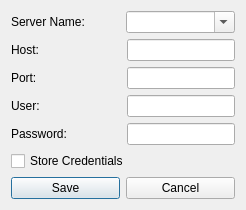
<?xml version="1.0" encoding="UTF-8"?>
<ui version="4.0">
 <class>Dialog</class>
 <widget class="QDialog" name="Dialog">
  <property name="geometry">
   <rect>
    <x>0</x>
    <y>0</y>
    <width>246</width>
    <height>206</height>
   </rect>
  </property>
  <property name="windowTitle">
   <string>Configurate Servers</string>
  </property>
  <layout class="QGridLayout" name="gridLayout">
   <item row="0" column="0">
    <layout class="QHBoxLayout" name="horizontalLayout">
     <item>
      <widget class="QLabel" name="label">
       <property name="text">
        <string>Server Name:</string>
       </property>
      </widget>
     </item>
     <item>
      <widget class="QComboBox" name="serversCombo">
       <property name="editable">
        <bool>true</bool>
       </property>
      </widget>
     </item>
    </layout>
   </item>
   <item row="1" column="0">
    <layout class="QHBoxLayout" name="horizontalLayout_2">
     <item>
      <widget class="QLabel" name="label_2">
       <property name="text">
        <string>Host:</string>
       </property>
      </widget>
     </item>
     <item>
      <spacer name="horizontalSpacer_2">
       <property name="orientation">
        <enum>Qt::Horizontal</enum>
       </property>
       <property name="sizeHint" stdset="0">
        <size>
         <width>40</width>
         <height>20</height>
        </size>
       </property>
      </spacer>
     </item>
     <item>
      <widget class="QLineEdit" name="hostEdit"/>
     </item>
    </layout>
   </item>
   <item row="2" column="0">
    <layout class="QHBoxLayout" name="horizontalLayout_3">
     <item>
      <widget class="QLabel" name="label_3">
       <property name="text">
        <string>Port:</string>
       </property>
      </widget>
     </item>
     <item>
      <spacer name="horizontalSpacer_3">
       <property name="orientation">
        <enum>Qt::Horizontal</enum>
       </property>
       <property name="sizeHint" stdset="0">
        <size>
         <width>40</width>
         <height>20</height>
        </size>
       </property>
      </spacer>
     </item>
     <item>
      <widget class="QLineEdit" name="portEdit"/>
     </item>
    </layout>
   </item>
   <item row="3" column="0">
    <layout class="QHBoxLayout" name="horizontalLayout_4">
     <item>
      <widget class="QLabel" name="label_4">
       <property name="text">
        <string>User:</string>
       </property>
      </widget>
     </item>
     <item>
      <spacer name="horizontalSpacer_4">
       <property name="orientation">
        <enum>Qt::Horizontal</enum>
       </property>
       <property name="sizeHint" stdset="0">
        <size>
         <width>40</width>
         <height>20</height>
        </size>
       </property>
      </spacer>
     </item>
     <item>
      <widget class="QLineEdit" name="userEdit"/>
     </item>
    </layout>
   </item>
   <item row="4" column="0">
    <layout class="QHBoxLayout" name="horizontalLayout_5">
     <item>
      <widget class="QLabel" name="label_5">
       <property name="text">
        <string>Password:</string>
       </property>
      </widget>
     </item>
     <item>
      <spacer name="horizontalSpacer_5">
       <property name="orientation">
        <enum>Qt::Horizontal</enum>
       </property>
       <property name="sizeHint" stdset="0">
        <size>
         <width>40</width>
         <height>20</height>
        </size>
       </property>
      </spacer>
     </item>
     <item>
      <widget class="QLineEdit" name="passwordEdit"/>
     </item>
    </layout>
   </item>
   <item row="5" column="0">
    <widget class="QCheckBox" name="storeCredentialsCheckBox">
     <property name="text">
      <string>Store Credentials</string>
     </property>
    </widget>
   </item>
   <item row="6" column="0">
    <layout class="QHBoxLayout" name="horizontalLayout_6">
     <item>
      <widget class="QPushButton" name="saveButton">
       <property name="text">
        <string>Save</string>
       </property>
      </widget>
     </item>
     <item>
      <widget class="QPushButton" name="cancelButton">
       <property name="text">
        <string>Cancel</string>
       </property>
      </widget>
     </item>
    </layout>
   </item>
  </layout>
 </widget>
 <resources/>
 <connections/>
</ui>
